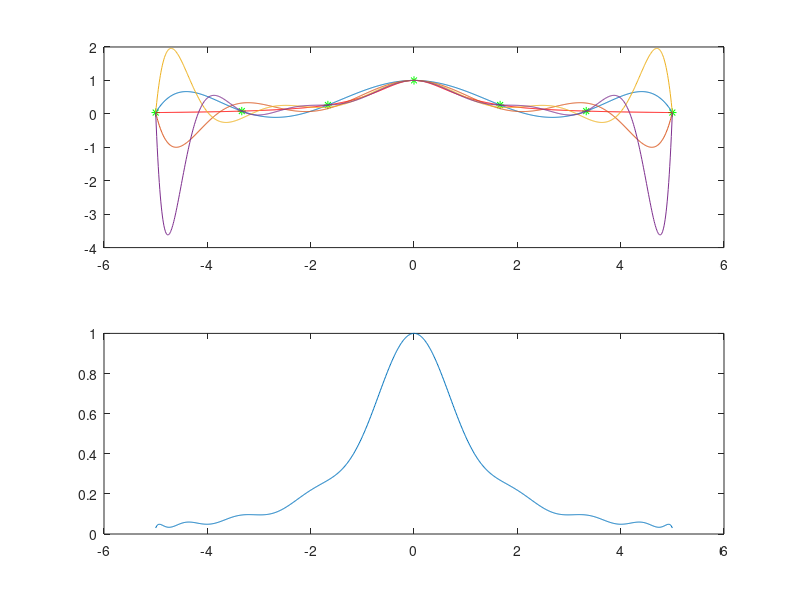

Source code (MATLAB):
clear all; clc;
a = -5; b = 5;


x = a:0.01:b;
xi = linspace(x(1),x(end),7);
yi = 1./(1+xi.^2);
y = 1./(1+x.^2);
subplot(2,1,1);
plot(xi,yi,'*g',x,y,'r');
subplot(2,1,2);
plot(x,y,'r');

subplot(2,1,1); hold on;
for n=7:2:14
    xi = linspace(x(1),x(end),n);
    yi = 1./(1+xi.^2);
    p = polyfit(xi,yi,n);
    y = polyval(p,x);
    plot(x,y);
end
hold off;

subplot(2,1,2);
for n=7:2:20
    xtemp = zeros(1,n);
    for i = 1:n
        xtemp(i) = cos((2*i-1)*pi/(2*n));
    end
    xi = (a+b)*0.5 + (b-a)*xtemp*0.5;
    yi = 1./(1+xi.^2);
    plot(xi,yi,'*g');
    p = polyfit(xi,yi,n);
    y = polyval(p,x);
    plot(x,y);
    shg;
end

shg;